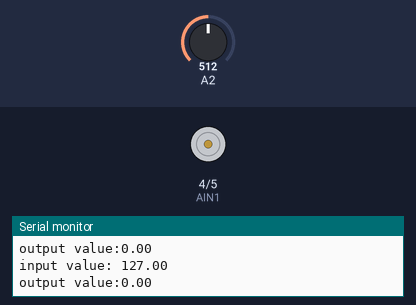
Simulated run of this sketch. Board: Arduino Uno, built with avr-gcc and run on an emulated ATmega328P. Parts: motor-driver pin pairs drawn as motors (green arrow = first pin HIGH = forward, orange = second pin HIGH = backward, longer = more drive), the last lines printed to the serial monitor. The test bench sets the inputs (shaded band); at power-on: A2 = 512.

Above: at 1.2 s.
1.3 s: A2 set to 531
At 2.4 s:
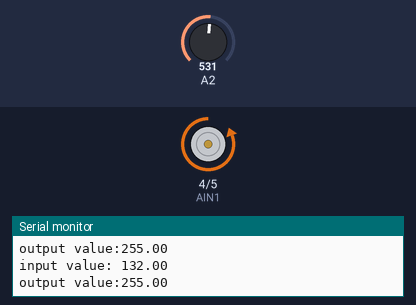
2.8 s: A2 set to 306
At 4.2 s:
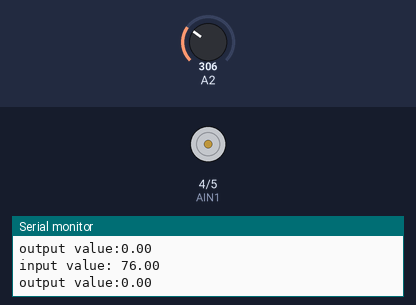
4.5 s: A2 set to 604
7.5 s: A2 set to 633
Timing chart, 0 to 10.5 s (numbered marks = the images above; inputs shaded):
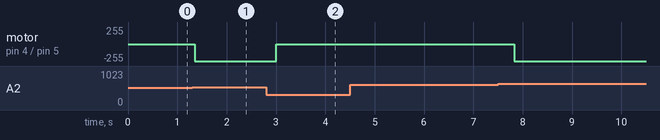

Measured:
- the behaviour switches between 514 and 515 on A2 (found by bisection; images 0 and 1)
- after the input at 1.3 s, motor on pin 4 (AIN1) / pin 5 (AIN2): stopped → backward 255/255 after 0.05 s
- after the input at 2.8 s, motor on pin 4 (AIN1) / pin 5 (AIN2): backward 255/255 → stopped after 0.20 s

The sketch:

Heater2_Control.ino
```cpp
/*#define AIN1 4
#define AIN2 5

double input;
double vol;
double setpoint;
double Kp=0, Ki=0, Kd=0;

PID myPID(&input, &vol, &setpoint,Kp, Ki, Kd, DIRECT);

void setup() {
  Serial.begin(9600);
  setpoint = 2.05;
  myPID.SetMode(AUTOMATIC);
  myPID.SetTunings(Kp, Ki, Kd)
  pinMode(AIN1,OUTPUT);
  pinMode(AIN2,OUTPUT);
  pinMode(A0, INPUT);
}

void loop() {


  input = map(analogRead(A0), 0, 1024, 0, 255);
  vol = (input * 5.0 )/1024.0 ;
  myPID.Compute();
  /*i f (vol < 2.05){
    digitalWrite(AIN2,LOW);
  }
  else{
      digitalWrite(AIN2,HIGH);
  }
  Serial.print("Voltage :");
  Serial.println(vol);
}*/

#define AIN1 4
#define AIN2 5
double input, output, error, lastE;
double setpoint = 127;
double Kp = 5;
double Ki = 50;
double Kd = 14000;
int limMax = 255;
int limMin = 0;
double currentT, previousT;
double differE, integrateE, elapsedT;

void setup() {
  Serial.begin(9600);
  pinMode(AIN1,OUTPUT);
  pinMode(AIN2,OUTPUT);
  pinMode(A2, INPUT);
}

void loop() {
  currentT = millis();
  //Serial.print("currentT : "); Serial.println(currentT);
  elapsedT = currentT - previousT;
  //Serial.print("previousT : "); Serial.println(previousT);
  elapsedT = (elapsedT); // 1000;//Second in unit
//  Serial.print("Correct T : "); Serial.println(elapsedT);
  input = map(analogRead(A2), 0, 1024, 0, 255);
  Serial.print("input value: "); Serial.println(input);

  error = -(setpoint - input);
  //Serial.print("error: "); Serial.println(error);

  integrateE += error * elapsedT;
  //Serial.print("integrate error: "); Serial.print(integrateE,);

  differE = error - lastE;
  differE = differE / elapsedT;
  //Serial.print("differential error: "); Serial.println(differE);

  output = Kp * error + Ki * integrateE + Kd * differE;
  if (output < limMin) {
    output = limMin;
    }

  else if (output > limMax) {
    output = limMax;
    }
    Serial.print("output value:"); Serial.println(output);

    previousT = currentT;
    lastE = error;

    analogWrite(AIN2, output);//voltage supply to the heater
    delay(10);
}
```
